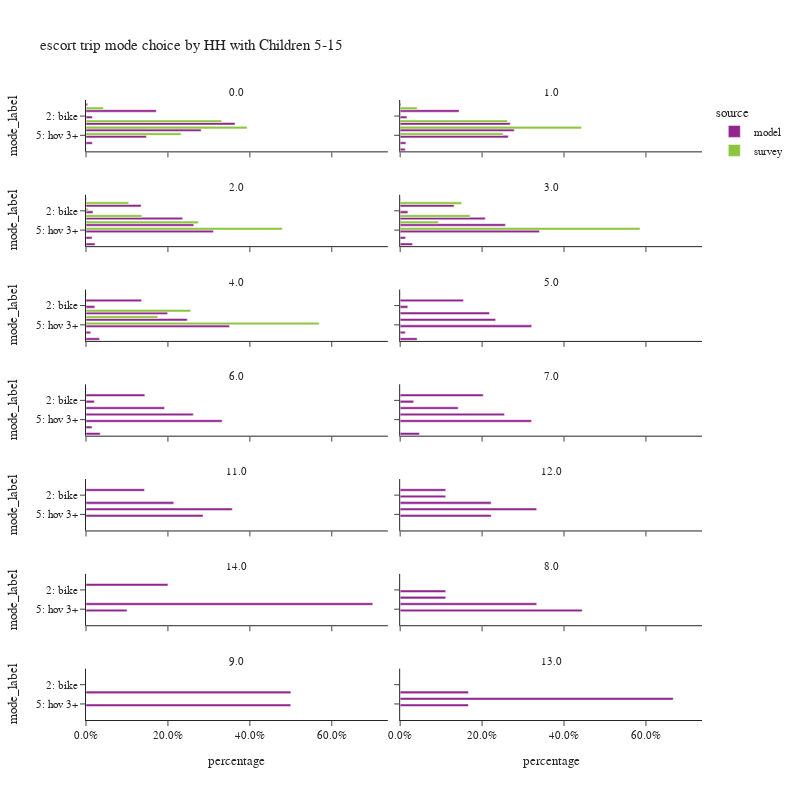

The cell this chart's notebook holds for it:
### Code cell
plot_mode_choice(es_trip,
                 "hh515",
                 {
                  "mode_label":["1: walk","2: bike","3: sov","4: hov 2","5: hov 3+","6: transit",
                                   "8: school bus","9: other–survey only"]},
                 "HH with Children 5-15",2,800)

### Figure 1 — Plotly figure (JSON) as saved in the notebook; plotly's stock layout.template omitted (floating-point values rounded to 4 significant figures)
{"data": [{"alignmentgroup": "True", "customdata": [[173942], [15765], [368625], [284981], [149394], [15876], [505], [4234]], "hovertemplate": "source=model<br>hh515=0.0<br>percentage=%{x}<br>mode_label=%{y}<br>sample count=%{customdata[0]}<extra></extra>", "legendgroup": "model", "marker": {"color": "#91268F", "pattern": {"shape": ""}}, "name": "model", "offsetgroup": "model", "orientation": "h", "showlegend": true, "textposition": "auto", "type": "bar", "x": [0.1717, 0.01556, 0.3638, 0.2812, 0.1474, 0.01567, 0.0004984, 0.004178], "xaxis": "x13", "y": ["1: walk", "2: bike", "3: sov", "4: hov 2", "5: hov 3+", "6: transit", "8: school bus", "9: tnc"], "yaxis": "y13"}, {"alignmentgroup": "True", "customdata": [[80484], [9171], [150375], [156036], [147790], [7838], [7121], [1125]], "hovertemplate": "source=model<br>hh515=1.0<br>percentage=%{x}<br>mode_label=%{y}<br>sample count=%{customdata[0]}<extra></extra>", "legendgroup": "model", "marker": {"color": "#91268F", "pattern": {"shape": ""}}, "name": "model", "offsetgroup": "model", "orientation": "h", "showlegend": false, "textposition": "auto", "type": "bar", "x": [0.1437, 0.01638, 0.2686, 0.2787, 0.2639, 0.014, 0.01272, 0.002009], "xaxis": "x14", "y": ["1: walk", "2: bike", "3: sov", "4: hov 2", "5: hov 3+", "6: transit", "8: school bus", "9: tnc"], "yaxis": "y14"}, {"alignmentgroup": "True", "customdata": [[51891], [6527], [90888], [101400], [119832], [5666], [8515], [601]], "hovertemplate": "source=model<br>hh515=2.0<br>percentage=%{x}<br>mode_label=%{y}<br>sample count=%{customdata[0]}<extra></extra>", "legendgroup": "model", "marker": {"color": "#91268F", "pattern": {"shape": ""}}, "name": "model", "offsetgroup": "model", "orientation": "h", "showlegend": false, "textposition": "auto", "type": "bar", "x": [0.1347, 0.01694, 0.2359, 0.2632, 0.311, 0.0147, 0.0221, 0.00156], "xaxis": "x11", "y": ["1: walk", "2: bike", "3: sov", "4: hov 2", "5: hov 3+", "6: transit", "8: school bus", "9: tnc"], "yaxis": "y11"}, {"alignmentgroup": "True", "customdata": [[13782], [1975], [21736], [26884], [35583], [1395], [3166], [98]], "hovertemplate": "source=model<br>hh515=3.0<br>percentage=%{x}<br>mode_label=%{y}<br>sample count=%{customdata[0]}<extra></extra>", "legendgroup": "model", "marker": {"color": "#91268F", "pattern": {"shape": ""}}, "name": "model", "offsetgroup": "model", "orientation": "h", "showlegend": false, "textposition": "auto", "type": "bar", "x": [0.1317, 0.01888, 0.2078, 0.257, 0.3401, 0.01333, 0.03026, 0.0009367], "xaxis": "x12", "y": ["1: walk", "2: bike", "3: sov", "4: hov 2", "5: hov 3+", "6: transit", "8: school bus", "9: tnc"], "yaxis": "y12"}, {"alignmentgroup": "True", "customdata": [[3653], [581], [5362], [6650], [9425], [310], [890], [25]], "hovertemplate": "source=model<br>hh515=4.0<br>percentage=%{x}<br>mode_label=%{y}<br>sample count=%{customdata[0]}<extra></extra>", "legendgroup": "model", "marker": {"color": "#91268F", "pattern": {"shape": ""}}, "name": "model", "offsetgroup": "model", "orientation": "h", "showlegend": false, "textposition": "auto", "type": "bar", "x": [0.1358, 0.0216, 0.1994, 0.2472, 0.3504, 0.01153, 0.03309, 0.0009295], "xaxis": "x9", "y": ["1: walk", "2: bike", "3: sov", "4: hov 2", "5: hov 3+", "6: transit", "8: school bus", "9: tnc"], "yaxis": "y9"}, {"alignmentgroup": "True", "customdata": [[1223], [148], [1727], [1844], [2540], [100], [328], [3]], "hovertemplate": "source=model<br>hh515=5.0<br>percentage=%{x}<br>mode_label=%{y}<br>sample count=%{customdata[0]}<extra></extra>", "legendgroup": "model", "marker": {"color": "#91268F", "pattern": {"shape": ""}}, "name": "model", "offsetgroup": "model", "orientation": "h", "showlegend": false, "textposition": "auto", "type": "bar", "x": [0.1546, 0.0187, 0.2182, 0.233, 0.321, 0.01264, 0.04145, 0.0003791], "xaxis": "x10", "y": ["1: walk", "2: bike", "3: sov", "4: hov 2", "5: hov 3+", "6: transit", "8: school bus", "9: tnc"], "yaxis": "y10"}, {"alignmentgroup": "True", "customdata": [[601], [85], [802], [1096], [1390], [62], [145], [2]], "hovertemplate": "source=model<br>hh515=6.0<br>percentage=%{x}<br>mode_label=%{y}<br>sample count=%{customdata[0]}<extra></extra>", "legendgroup": "model", "marker": {"color": "#91268F", "pattern": {"shape": ""}}, "name": "model", "offsetgroup": "model", "orientation": "h", "showlegend": false, "textposition": "auto", "type": "bar", "x": [0.1437, 0.02032, 0.1917, 0.262, 0.3323, 0.01482, 0.03466, 0.0004781], "xaxis": "x7", "y": ["1: walk", "2: bike", "3: sov", "4: hov 2", "5: hov 3+", "6: transit", "8: school bus", "9: tnc"], "yaxis": "y7"}, {"alignmentgroup": "True", "customdata": [[43], [7], [30], [54], [68], [10]], "hovertemplate": "source=model<br>hh515=7.0<br>percentage=%{x}<br>mode_label=%{y}<br>sample count=%{customdata[0]}<extra></extra>", "legendgroup": "model", "marker": {"color": "#91268F", "pattern": {"shape": ""}}, "name": "model", "offsetgroup": "model", "orientation": "h", "showlegend": false, "textposition": "auto", "type": "bar", "x": [0.2028, 0.03302, 0.1415, 0.2547, 0.3208, 0.04717], "xaxis": "x8", "y": ["1: walk", "2: bike", "3: sov", "4: hov 2", "5: hov 3+", "8: school bus"], "yaxis": "y8"}, {"alignmentgroup": "True", "customdata": [[2], [3], [5], [4]], "hovertemplate": "source=model<br>hh515=11.0<br>percentage=%{x}<br>mode_label=%{y}<br>sample count=%{customdata[0]}<extra></extra>", "legendgroup": "model", "marker": {"color": "#91268F", "pattern": {"shape": ""}}, "name": "model", "offsetgroup": "model", "orientation": "h", "showlegend": false, "textposition": "auto", "type": "bar", "x": [0.1429, 0.2143, 0.3571, 0.2857], "xaxis": "x5", "y": ["1: walk", "3: sov", "4: hov 2", "5: hov 3+"], "yaxis": "y5"}, {"alignmentgroup": "True", "customdata": [[1], [1], [2], [3], [2]], "hovertemplate": "source=model<br>hh515=12.0<br>percentage=%{x}<br>mode_label=%{y}<br>sample count=%{customdata[0]}<extra></extra>", "legendgroup": "model", "marker": {"color": "#91268F", "pattern": {"shape": ""}}, "name": "model", "offsetgroup": "model", "orientation": "h", "showlegend": false, "textposition": "auto", "type": "bar", "x": [0.1111, 0.1111, 0.2222, 0.3333, 0.2222], "xaxis": "x6", "y": ["1: walk", "2: bike", "3: sov", "4: hov 2", "5: hov 3+"], "yaxis": "y6"}, {"alignmentgroup": "True", "customdata": [[2], [7], [1]], "hovertemplate": "source=model<br>hh515=14.0<br>percentage=%{x}<br>mode_label=%{y}<br>sample count=%{customdata[0]}<extra></extra>", "legendgroup": "model", "marker": {"color": "#91268F", "pattern": {"shape": ""}}, "name": "model", "offsetgroup": "model", "orientation": "h", "showlegend": false, "textposition": "auto", "type": "bar", "x": [0.2, 0.7, 0.1], "xaxis": "x3", "y": ["1: walk", "4: hov 2", "5: hov 3+"], "yaxis": "y3"}, {"alignmentgroup": "True", "customdata": [[1], [1], [3], [4]], "hovertemplate": "source=model<br>hh515=8.0<br>percentage=%{x}<br>mode_label=%{y}<br>sample count=%{customdata[0]}<extra></extra>", "legendgroup": "model", "marker": {"color": "#91268F", "pattern": {"shape": ""}}, "name": "model", "offsetgroup": "model", "orientation": "h", "showlegend": false, "textposition": "auto", "type": "bar", "x": [0.1111, 0.1111, 0.3333, 0.4444], "xaxis": "x4", "y": ["2: bike", "3: sov", "4: hov 2", "5: hov 3+"], "yaxis": "y4"}, {"alignmentgroup": "True", "customdata": [[1], [1]], "hovertemplate": "source=model<br>hh515=9.0<br>percentage=%{x}<br>mode_label=%{y}<br>sample count=%{customdata[0]}<extra></extra>", "legendgroup": "model", "marker": {"color": "#91268F", "pattern": {"shape": ""}}, "name": "model", "offsetgroup": "model", "orientation": "h", "showlegend": false, "textposition": "auto", "type": "bar", "x": [0.5, 0.5], "xaxis": "x", "y": ["3: sov", "5: hov 3+"], "yaxis": "y"}, {"alignmentgroup": "True", "customdata": [[1], [4], [1]], "hovertemplate": "source=model<br>hh515=13.0<br>percentage=%{x}<br>mode_label=%{y}<br>sample count=%{customdata[0]}<extra></extra>", "legendgroup": "model", "marker": {"color": "#91268F", "pattern": {"shape": ""}}, "name": "model", "offsetgroup": "model", "orientation": "h", "showlegend": false, "textposition": "auto", "type": "bar", "x": [0.1667, 0.6667, 0.1667], "xaxis": "x2", "y": ["3: sov", "4: hov 2", "5: hov 3+"], "yaxis": "y2"}, {"alignmentgroup": "True", "customdata": [[56], [8], [230], [292], [119], [2]], "hovertemplate": "source=survey<br>hh515=0.0<br>percentage=%{x}<br>mode_label=%{y}<br>sample count=%{customdata[0]}<extra></extra>", "legendgroup": "survey", "marker": {"color": "#8CC63E", "pattern": {"shape": ""}}, "name": "survey", "offsetgroup": "survey", "orientation": "h", "showlegend": true, "textposition": "auto", "type": "bar", "x": [0.04249, 0.0005679, 0.3312, 0.3935, 0.2321, 0.0001769], "xaxis": "x13", "y": ["1: walk", "2: bike", "3: sov", "4: hov 2", "5: hov 3+", "6: transit"], "yaxis": "y13"}, {"alignmentgroup": "True", "customdata": [[43], [8], [76], [123], [71], [1], [1]], "hovertemplate": "source=survey<br>hh515=1.0<br>percentage=%{x}<br>mode_label=%{y}<br>sample count=%{customdata[0]}<extra></extra>", "legendgroup": "survey", "marker": {"color": "#8CC63E", "pattern": {"shape": ""}}, "name": "survey", "offsetgroup": "survey", "orientation": "h", "showlegend": false, "textposition": "auto", "type": "bar", "x": [0.0416, 0.001842, 0.2618, 0.4424, 0.2513, 0.0005562, 0.0004818], "xaxis": "x14", "y": ["1: walk", "2: bike", "3: sov", "4: hov 2", "5: hov 3+", "6: transit", "8: school bus"], "yaxis": "y14"}, {"alignmentgroup": "True", "customdata": [[35], [8], [45], [84], [167], [2], [1]], "hovertemplate": "source=survey<br>hh515=2.0<br>percentage=%{x}<br>mode_label=%{y}<br>sample count=%{customdata[0]}<extra></extra>", "legendgroup": "survey", "marker": {"color": "#8CC63E", "pattern": {"shape": ""}}, "name": "survey", "offsetgroup": "survey", "orientation": "h", "showlegend": false, "textposition": "auto", "type": "bar", "x": [0.1043, 0.005561, 0.1365, 0.2741, 0.4791, 0.0004319, 4.526e-05], "xaxis": "x11", "y": ["1: walk", "2: bike", "3: sov", "4: hov 2", "5: hov 3+", "6: transit", "8: school bus"], "yaxis": "y11"}, {"alignmentgroup": "True", "customdata": [[4], [3], [7], [41], [1]], "hovertemplate": "source=survey<br>hh515=3.0<br>percentage=%{x}<br>mode_label=%{y}<br>sample count=%{customdata[0]}<extra></extra>", "legendgroup": "survey", "marker": {"color": "#8CC63E", "pattern": {"shape": ""}}, "name": "survey", "offsetgroup": "survey", "orientation": "h", "showlegend": false, "textposition": "auto", "type": "bar", "x": [0.1502, 0.1706, 0.09331, 0.5855, 0.0003556], "xaxis": "x12", "y": ["1: walk", "3: sov", "4: hov 2", "5: hov 3+", "8: school bus"], "yaxis": "y12"}, {"alignmentgroup": "True", "customdata": [[4], [4], [15]], "hovertemplate": "source=survey<br>hh515=4.0<br>percentage=%{x}<br>mode_label=%{y}<br>sample count=%{customdata[0]}<extra></extra>", "legendgroup": "survey", "marker": {"color": "#8CC63E", "pattern": {"shape": ""}}, "name": "survey", "offsetgroup": "survey", "orientation": "h", "showlegend": false, "textposition": "auto", "type": "bar", "x": [0.2554, 0.1753, 0.5693], "xaxis": "x9", "y": ["3: sov", "4: hov 2", "5: hov 3+"], "yaxis": "y9"}], "layout": {"annotations": [{"font": {}, "showarrow": false, "text": "9.0", "x": 0.245, "xanchor": "center", "xref": "paper", "y": 0.08286, "yanchor": "bottom", "yref": "paper"}, {"font": {}, "showarrow": false, "text": "13.0", "x": 0.755, "xanchor": "center", "xref": "paper", "y": 0.08286, "yanchor": "bottom", "yref": "paper"}, {"font": {}, "showarrow": false, "text": "14.0", "x": 0.245, "xanchor": "center", "xref": "paper", "y": 0.2357, "yanchor": "bottom", "yref": "paper"}, {"font": {}, "showarrow": false, "text": "8.0", "x": 0.755, "xanchor": "center", "xref": "paper", "y": 0.2357, "yanchor": "bottom", "yref": "paper"}, {"font": {}, "showarrow": false, "text": "11.0", "x": 0.245, "xanchor": "center", "xref": "paper", "y": 0.3886, "yanchor": "bottom", "yref": "paper"}, {"font": {}, "showarrow": false, "text": "12.0", "x": 0.755, "xanchor": "center", "xref": "paper", "y": 0.3886, "yanchor": "bottom", "yref": "paper"}, {"font": {}, "showarrow": false, "text": "6.0", "x": 0.245, "xanchor": "center", "xref": "paper", "y": 0.5414, "yanchor": "bottom", "yref": "paper"}, {"font": {}, "showarrow": false, "text": "7.0", "x": 0.755, "xanchor": "center", "xref": "paper", "y": 0.5414, "yanchor": "bottom", "yref": "paper"}, {"font": {}, "showarrow": false, "text": "4.0", "x": 0.245, "xanchor": "center", "xref": "paper", "y": 0.6943, "yanchor": "bottom", "yref": "paper"}, {"font": {}, "showarrow": false, "text": "5.0", "x": 0.755, "xanchor": "center", "xref": "paper", "y": 0.6943, "yanchor": "bottom", "yref": "paper"}, {"font": {}, "showarrow": false, "text": "2.0", "x": 0.245, "xanchor": "center", "xref": "paper", "y": 0.8471, "yanchor": "bottom", "yref": "paper"}, {"font": {}, "showarrow": false, "text": "3.0", "x": 0.755, "xanchor": "center", "xref": "paper", "y": 0.8471, "yanchor": "bottom", "yref": "paper"}, {"font": {}, "showarrow": false, "text": "0.0", "x": 0.245, "xanchor": "center", "xref": "paper", "y": 1.0, "yanchor": "bottom", "yref": "paper"}, {"font": {}, "showarrow": false, "text": "1.0", "x": 0.755, "xanchor": "center", "xref": "paper", "y": 1.0, "yanchor": "bottom", "yref": "paper"}], "barmode": "group", "height": 800, "legend": {"title": {"text": "source"}, "tracegroupgap": 0}, "title": {"text": "escort trip mode choice by HH with Children 5-15"}, "width": 800, "xaxis": {"anchor": "y", "domain": [0.0, 0.49], "tickformat": ".1%", "title": {"text": "percentage"}}, "xaxis10": {"anchor": "y10", "domain": [0.51, 1.0], "matches": "x", "showticklabels": false, "tickformat": ".1%"}, "xaxis11": {"anchor": "y11", "domain": [0.0, 0.49], "matches": "x", "showticklabels": false, "tickformat": ".1%"}, "xaxis12": {"anchor": "y12", "domain": [0.51, 1.0], "matches": "x", "showticklabels": false, "tickformat": ".1%"}, "xaxis13": {"anchor": "y13", "domain": [0.0, 0.49], "matches": "x", "showticklabels": false, "tickformat": ".1%"}, "xaxis14": {"anchor": "y14", "domain": [0.51, 1.0], "matches": "x", "showticklabels": false, "tickformat": ".1%"}, "xaxis2": {"anchor": "y2", "domain": [0.51, 1.0], "matches": "x", "tickformat": ".1%", "title": {"text": "percentage"}}, "xaxis3": {"anchor": "y3", "domain": [0.0, 0.49], "matches": "x", "showticklabels": false, "tickformat": ".1%"}, "xaxis4": {"anchor": "y4", "domain": [0.51, 1.0], "matches": "x", "showticklabels": false, "tickformat": ".1%"}, "xaxis5": {"anchor": "y5", "domain": [0.0, 0.49], "matches": "x", "showticklabels": false, "tickformat": ".1%"}, "xaxis6": {"anchor": "y6", "domain": [0.51, 1.0], "matches": "x", "showticklabels": false, "tickformat": ".1%"}, "xaxis7": {"anchor": "y7", "domain": [0.0, 0.49], "matches": "x", "showticklabels": false, "tickformat": ".1%"}, "xaxis8": {"anchor": "y8", "domain": [0.51, 1.0], "matches": "x", "showticklabels": false, "tickformat": ".1%"}, "xaxis9": {"anchor": "y9", "domain": [0.0, 0.49], "matches": "x", "showticklabels": false, "tickformat": ".1%"}, "yaxis": {"anchor": "x", "categoryarray": ["9: other–survey only", "8: school bus", "6: transit", "5: hov 3+", "4: hov 2", "3: sov", "2: bike", "1: walk"], "categoryorder": "array", "domain": [0.0, 0.08286], "title": {"text": "mode_label"}}, "yaxis10": {"anchor": "x10", "domain": [0.6114, 0.6943], "matches": "y", "showticklabels": false}, "yaxis11": {"anchor": "x11", "categoryarray": ["9: other–survey only", "8: school bus", "6: transit", "5: hov 3+", "4: hov 2", "3: sov", "2: bike", "1: walk"], "categoryorder": "array", "domain": [0.7643, 0.8471], "matches": "y", "title": {"text": "mode_label"}}, "yaxis12": {"anchor": "x12", "domain": [0.7643, 0.8471], "matches": "y", "showticklabels": false}, "yaxis13": {"anchor": "x13", "categoryarray": ["9: other–survey only", "8: school bus", "6: transit", "5: hov 3+", "4: hov 2", "3: sov", "2: bike", "1: walk"], "categoryorder": "array", "domain": [0.9171, 1.0], "matches": "y", "title": {"text": "mode_label"}}, "yaxis14": {"anchor": "x14", "domain": [0.9171, 1.0], "matches": "y", "showticklabels": false}, "yaxis2": {"anchor": "x2", "domain": [0.0, 0.08286], "matches": "y", "showticklabels": false}, "yaxis3": {"anchor": "x3", "categoryarray": ["9: other–survey only", "8: school bus", "6: transit", "5: hov 3+", "4: hov 2", "3: sov", "2: bike", "1: walk"], "categoryorder": "array", "domain": [0.1529, 0.2357], "matches": "y", "title": {"text": "mode_label"}}, "yaxis4": {"anchor": "x4", "domain": [0.1529, 0.2357], "matches": "y", "showticklabels": false}, "yaxis5": {"anchor": "x5", "categoryarray": ["9: other–survey only", "8: school bus", "6: transit", "5: hov 3+", "4: hov 2", "3: sov", "2: bike", "1: walk"], "categoryorder": "array", "domain": [0.3057, 0.3886], "matches": "y", "title": {"text": "mode_label"}}, "yaxis6": {"anchor": "x6", "domain": [0.3057, 0.3886], "matches": "y", "showticklabels": false}, "yaxis7": {"anchor": "x7", "categoryarray": ["9: other–survey only", "8: school bus", "6: transit", "5: hov 3+", "4: hov 2", "3: sov", "2: bike", "1: walk"], "categoryorder": "array", "domain": [0.4586, 0.5414], "matches": "y", "title": {"text": "mode_label"}}, "yaxis8": {"anchor": "x8", "domain": [0.4586, 0.5414], "matches": "y", "showticklabels": false}, "yaxis9": {"anchor": "x9", "categoryarray": ["9: other–survey only", "8: school bus", "6: transit", "5: hov 3+", "4: hov 2", "3: sov", "2: bike", "1: walk"], "categoryorder": "array", "domain": [0.6114, 0.6943], "matches": "y", "title": {"text": "mode_label"}}}}
